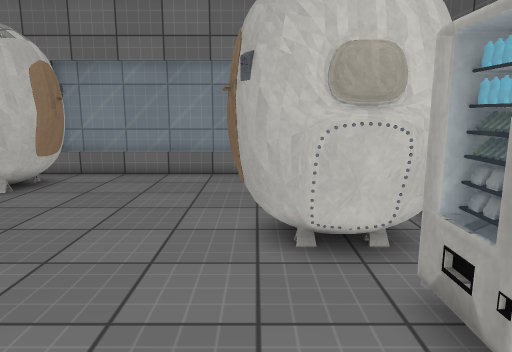
view 1 (above)

19 first-person views from a walk through a scene from a Unity 3-D project. The camera is 1.4 m above the floor, tilts 10° down and sees 70° across. The floor is counted in squares, 0.5 m on a side. Each view is taken from the middle of a square. On the plan, view 1 faces up. The plan holds only what a view shows up to about 20 squares ahead; the rest is blank. Some surface patterns are stand-ins.

view 2
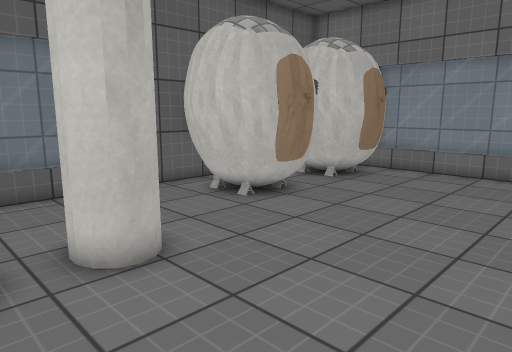

view 3
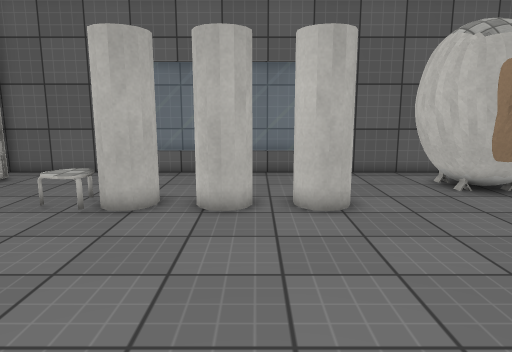

view 4
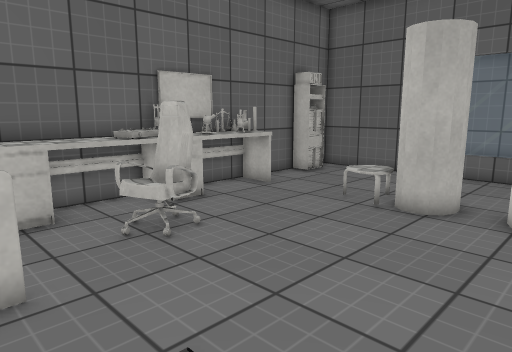

view 5
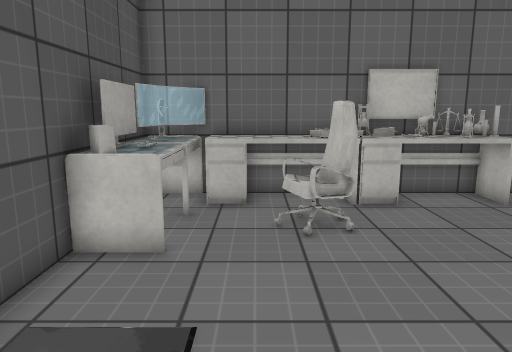

view 6
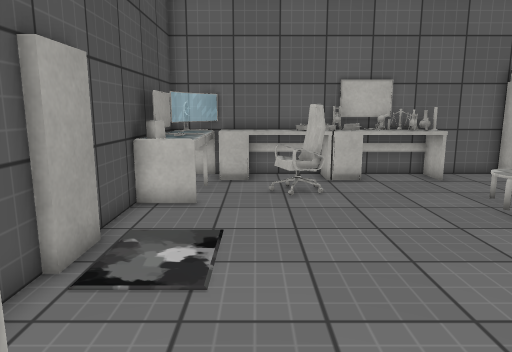

view 7
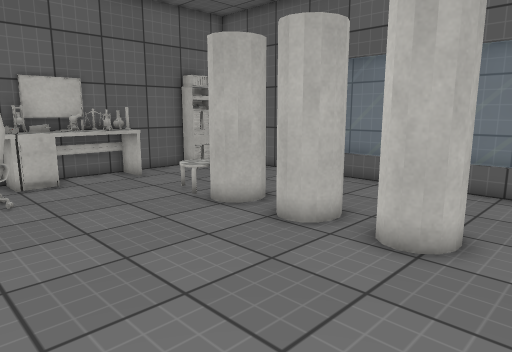

view 8
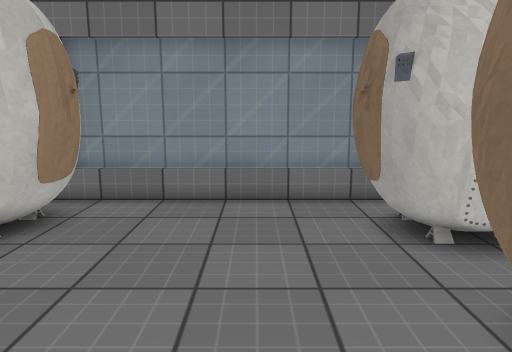

view 9
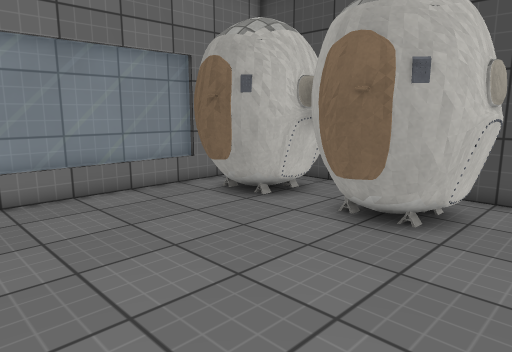

view 10
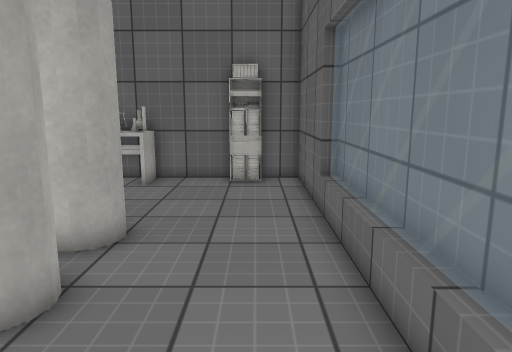

view 11
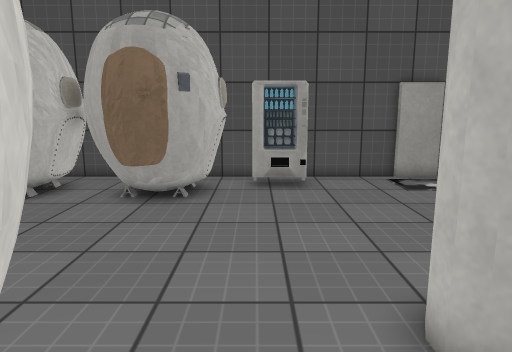

view 12
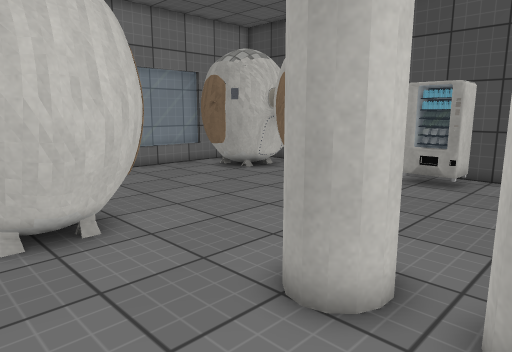

view 13
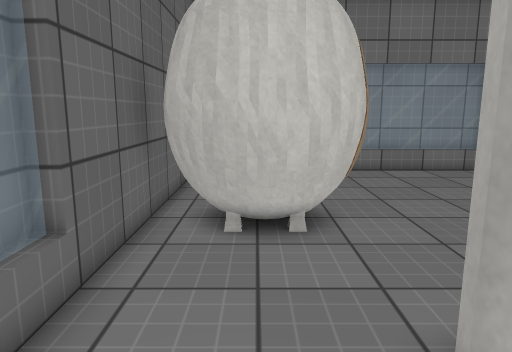

view 14
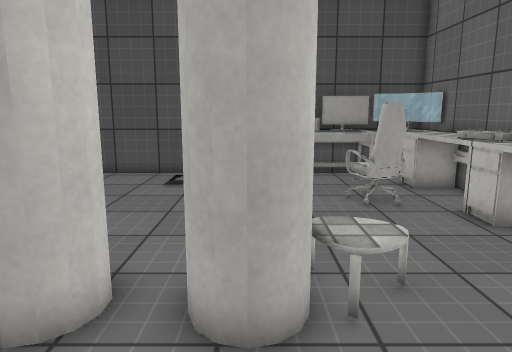

view 15
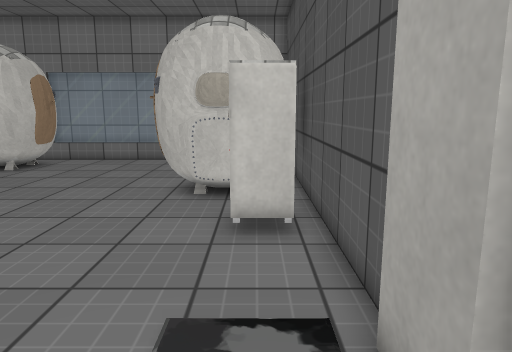

view 16
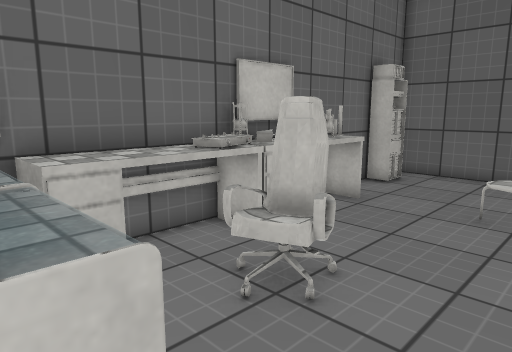

view 17
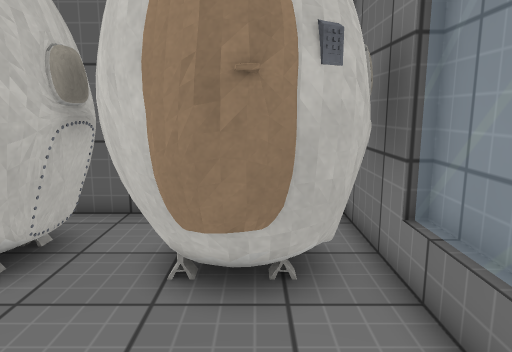

view 18
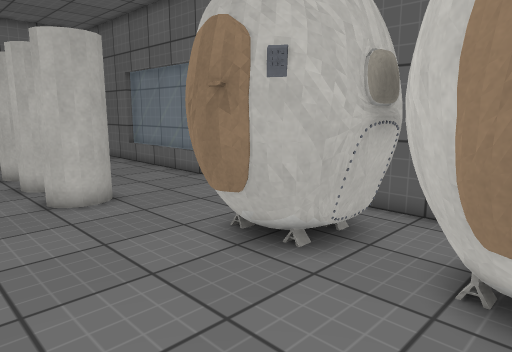

view 19
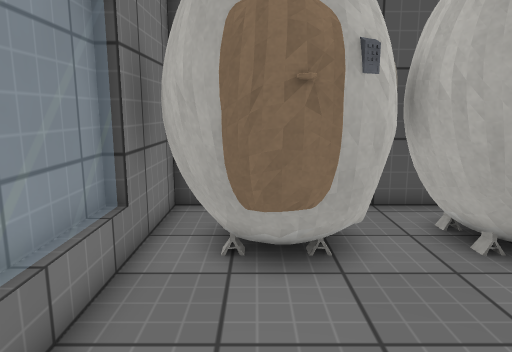

### Floor plan
Key: @ floor where view 1 was taken; # wall or solid block; . floor; = window, fence, low wall or low ledge; T thing the floor can be seen under or through; C chair; E desk; F flask; O other object.
Columns run from 13 left of view 1 to 5 right of it. Each row starts with its distance up from view 1.
 17  ###===========
 16  #O OO........OOO##
 15     OO.......OO
 14     OOO.....OOO
 13   OOOOO.....OOOOO #
 12 #  OOO.......OOOO #
 11 #.OOO.........OOO.#
 10 # OOOO.......OOO  #
  9 # OOOOO.....OOOOO #
  8 #OOOOOO.....OOOOOO#
  7 #OOOOO.......OOOOO#
  6 #.OOO........OOOO.#
  5 #..............OO #
  4 =..............OO #
  3 =....TT........OOO#
  2 =....TT...........#
  1 =....TT...........#
  0 =....TTT.....@....#
 -1 =....T T.........##
 -2 =....TT..........##
 -3 =....TTT..........#
 -4 =....T T..........#
 -5 =.....TT..........#
 -6 =.....O.........OO#
 -7 #...........CC..OO#
 -8 #...........CC..OO#
 -9 #...........CC..OO#
-10 #.==..EEEEEOOEEEEO#
-11 # OO  FOOFFFOEEEEO#
-12 ###################

Positions as (right, up) in squares from view 1, and headings:
1: (0, 0), facing up
2: (0, -1), facing up-left
3: (4, 0), facing left
4: (4, 0), facing down-left
5: (1, 1), facing down
6: (1, 5), facing down
7: (1, 5), facing down-left
8: (-3, 5), facing up
9: (-8, 4), facing up-right
10: (-11, 4), facing down
11: (-11, 5), facing right
12: (-12, -1), facing up-right
13: (-10, -1), facing up
14: (-12, -4), facing right
15: (3, -5), facing up
16: (4, -4), facing down-left
17: (-3, 14), facing left
18: (-3, 14), facing down-left
19: (-6, 14), facing right
